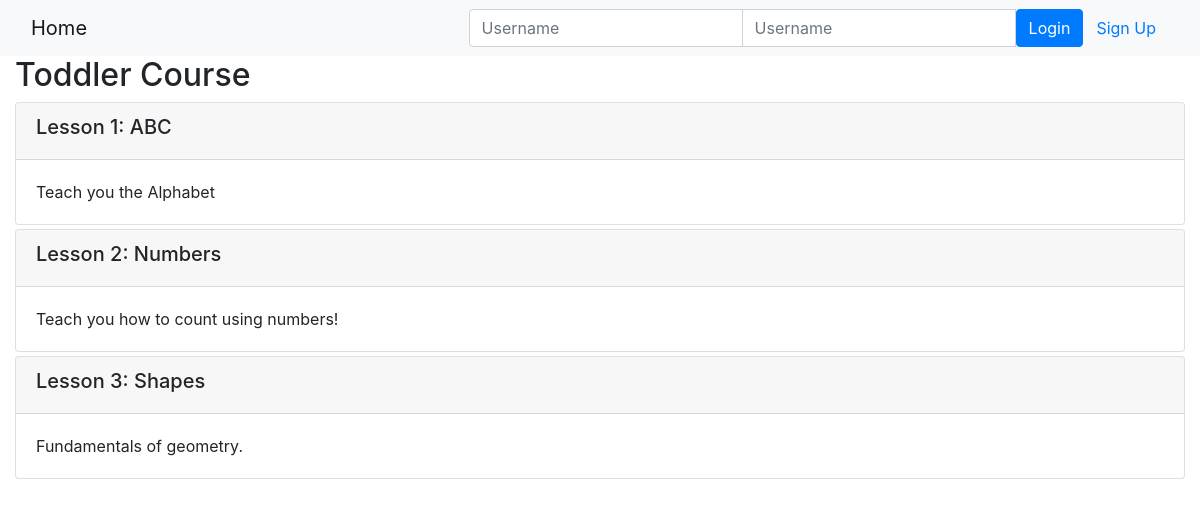
Page /onlinecourse/1/ on the committed database.
### onlinecourse/models.py (models this page shows, shortened)
class Course(models.Model):
    name = models.CharField(null=False, max_length=30, default='online course')
    image = models.ImageField(upload_to='course_images/')
    description = models.CharField(max_length=1000)
    pub_date = models.DateField(null=True)
    instructors = models.ManyToManyField(Instructor)
    users = models.ManyToManyField(settings.AUTH_USER_MODEL, through='Enrollment')
    total_enrollment = models.IntegerField(default=0)
    is_enrolled = False

class Lesson(models.Model):
    title = models.CharField(max_length=200, default="title")
    order = models.IntegerField(default=0)
    course = models.ForeignKey(Course, on_delete=models.CASCADE)
    content = models.TextField()

### onlinecourse/views.py (the view)
# urls.py: path('<int:pk>/', views.CourseDetailView.as_view(), name='course_details'),
class CourseDetailView(generic.DetailView):
    model = Course
    template_name = 'onlinecourse/course_detail_bootstrap.html'

### onlinecourse/templates/onlinecourse/course_detail_bootstrap.html (shortened to what this page needs)
<!DOCTYPE html>
<html lang="en">
<head>
     {% load static %}
    <link rel="stylesheet" href="https://maxcdn.bootstrapcdn.com/bootstrap/4.5.2/css/bootstrap.min.css">
</head>
<body>
    <nav class="navbar navbar-light bg-light">
        <div class="container-fluid">
            <div class="navbar-header">
                  <a class="navbar-brand" href="{% url 'onlinecourse:index' %}">Home</a>
            </div>
            <ul class="nav navbar-nav navbar-right">
                {% if user.is_authenticated %}
                <li>
                    <a class="btn btn-link" href="#">{{ user.first_name }}({{ user.username }})</a>
                    <a class="btn btn-link" href="{% url 'onlinecourse:logout' %}">Logout</a>
                </li>
                {% else %}
                <li>
                    <form class="form-inline" action="{% url 'onlinecourse:login' %}" method="post">
                        <div class="input-group">
                            <input type="text" class="form-control" placeholder="Username" name="username" >
                            <input type="password" class="form-control" placeholder="Username" name="psw" >
                            <button class="btn btn-primary" type="submit">Login</button>
                            <a class="btn btn-link" href="{% url 'onlinecourse:registration' %}">Sign Up</a>
                        </div>
                    </form>
                </li>
                {% endif %}
            </ul>
        </div>
    </nav>
    <div class="container-fluid">
        <h2>{{ course.name }}</h2>
        <div class="card-columns-vertical">
            {% for lesson in course.lesson_set.all %}
                <div class="card mt-1">
                    <div class="card-header"><h5>Lesson {{lesson.order|add:1}}: {{lesson.title}}</h5></div>
                    <div class="card-body">
                        {{lesson.content}}
                        <br>
                    </div>
                </div>
            {% endfor %}
        </div>
    </div>
</body>
</html>

### rows in the picture
Course: name "Toddler Course"
Lesson: order|add "1", title "ABC", content "Teach you the Alphabet"
Lesson: order|add "2", title "Numbers", content "Teach you how to count using numbers!"
Lesson: order|add "3", title "Shapes", content "Fundamentals of geometry."
